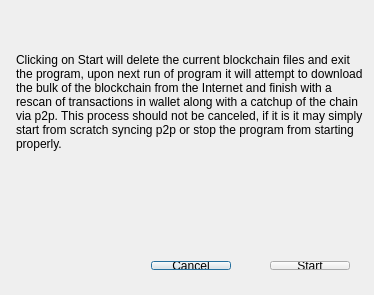
<?xml version="1.0" encoding="UTF-8"?>
<ui version="4.0">
 <class>EcoinSpeed</class>
 <widget class="QDialog" name="EcoinSpeed">
  <property name="geometry">
   <rect>
    <x>0</x>
    <y>0</y>
    <width>374</width>
    <height>295</height>
   </rect>
  </property>
  <property name="windowTitle">
   <string>EcoinSpeed</string>
  </property>
  <widget class="QLabel" name="label">
   <property name="geometry">
    <rect>
     <x>16</x>
     <y>16</y>
     <width>351</width>
     <height>171</height>
    </rect>
   </property>
   <property name="text">
    <string>Clicking on Start will delete the current blockchain files and exit the program, upon next run of program it will attempt to download the bulk of the blockchain from the Internet and finish with a rescan of transactions in wallet along with a catchup of the chain via p2p. This process should not be canceled, if it is it may simply start from scratch syncing p2p or stop the program from starting properly.</string>
   </property>
   <property name="wordWrap">
    <bool>true</bool>
   </property>
  </widget>
  <widget class="QWidget" name="horizontalLayoutWidget">
   <property name="geometry">
    <rect>
     <x>140</x>
     <y>250</y>
     <width>221</width>
     <height>31</height>
    </rect>
   </property>
   <layout class="QHBoxLayout" name="horizontalLayout">
    <item>
     <widget class="QPushButton" name="buttonCancel">
      <property name="text">
       <string>Cancel</string>
      </property>
     </widget>
    </item>
    <item>
     <spacer name="horizontalSpacer">
      <property name="orientation">
       <enum>Qt::Horizontal</enum>
      </property>
      <property name="sizeHint" stdset="0">
       <size>
        <width>40</width>
        <height>20</height>
       </size>
      </property>
     </spacer>
    </item>
    <item>
     <widget class="QPushButton" name="buttonStart">
      <property name="text">
       <string>Start</string>
      </property>
     </widget>
    </item>
   </layout>
  </widget>
 </widget>
 <layoutdefault spacing="6" margin="11"/>
 <resources/>
 <connections/>
</ui>
